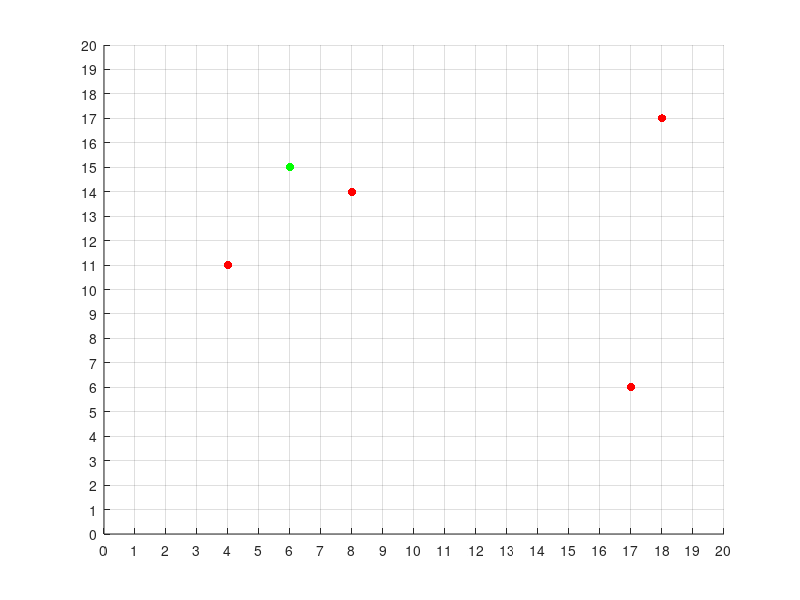

The MATLAB script that drew this image: (Note: this script raises an error after producing the figure.)
% Made by V.A. 2020-11-11
clc;
clear all;
close all;


AgentsN = 4;
SizeOfEnvironmet=[0 20 0 20]; % Size of Environmet (xmin xmax ymin ymax)
% apskaiciuoja x y arenos dydi
Xdiff = SizeOfEnvironmet(2) - SizeOfEnvironmet(1) + 1;
Ydiff = SizeOfEnvironmet(4) - SizeOfEnvironmet(3) + 1;
% paskiria random vietas, negali kartotis
AgentsLocX = randperm(Xdiff,AgentsN+1)-1;
AgentsLocY = randperm(Ydiff,AgentsN+1)-1;
% last element will be prey
PreyLoc = [AgentsLocX(end); AgentsLocY(end)];
% gather in one matrix all agents
AgentsLoc = [AgentsLocX(1:end-1); AgentsLocY(1:end-1)];
clear AgentsLocX AgentsLocY Ydiff Xdiff

% ploting stuff
whitebg('black')
hold on
AL_scatter = scatter(AgentsLoc(1,:),AgentsLoc(2,:),'r','filled');
PL_scatter = scatter(PreyLoc(1),PreyLoc(2),'g','filled');
% axis and grid for better visual
axis(SizeOfEnvironmet)
xticks(SizeOfEnvironmet(1):SizeOfEnvironmet(2))
yticks(SizeOfEnvironmet(3):SizeOfEnvironmet(4))
grid on

% make loop to simulate the game;
pause(0.4)
prey_move;

% for loop if all agents are homogeneous
for z=1:AgentsN
    This_agent = AgentsLoc(:,z);
    pause(0.1)
    agent_move;
     % if agentMoved
    % %         remove old, draw new
      AL_scatter.XData(z) = This_agent(1);
      AL_scatter.YData(z) = This_agent(2);
    % end
    AgentsLoc(:,z) = This_agent;
end

